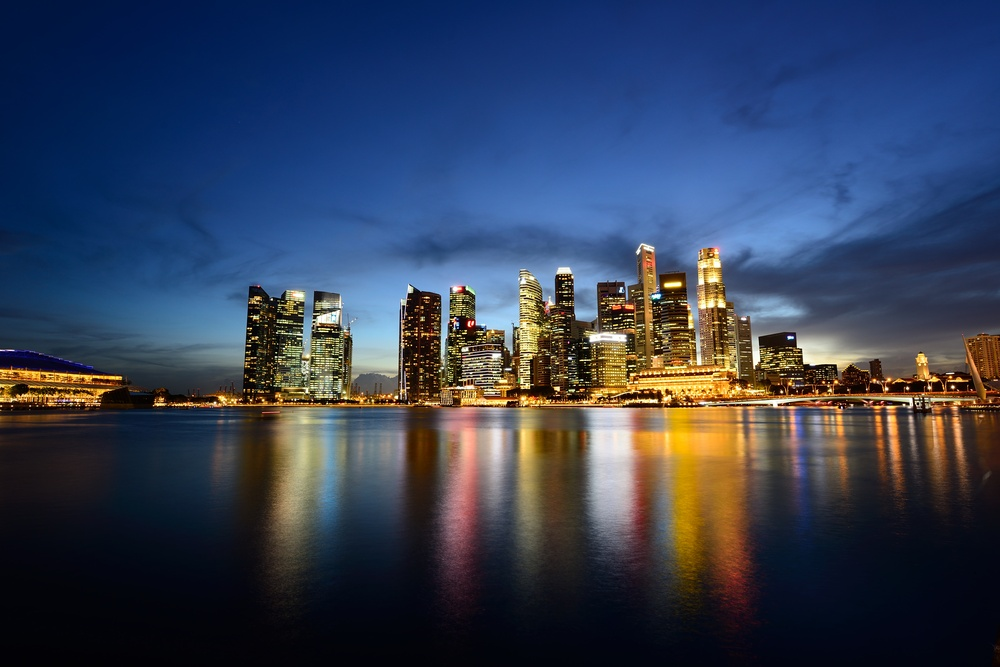
#> input picture Assignment_01/Images/city.jpg, 1000 x 667 px, shrunk from 3840 x 2563 before the run, found by its file name
$ python Blur_Example.py   (older library calls are emulated)
#> lines starting #> are read from the running program, lines starting #| are printed output that depends on the picture
#> further down, im is the input picture: PIL image 1000x667 RGB; mean R, G, B 52.4, 63.1, 85.1
# from scipy.misc import imread
import scipy as sc
from scipy import ndimage
from skimage import filters
from PIL import Image
import matplotlib.pyplot as plt
import numpy as np
import math
# from skimage.color import rgb2gray
# from scipy.misc import imsave


def convolution(oldimage, kernel):
    #image = Image.fromarray(image, 'RGB')
    image_h = oldimage.shape[0]
    image_w = oldimage.shape[1]


    kernel_h = kernel.shape[0]
    kernel_w = kernel.shape[1]

    if(len(oldimage.shape) == 3):
        image_pad = np.pad(oldimage, pad_width=((kernel_h // 2, kernel_h // 2),(kernel_w // 2, kernel_w // 2),(0,0)), mode='constant', constant_values=0).astype(np.float32)
    elif(len(oldimage.shape) == 2):
        image_pad = np.pad(oldimage, pad_width=((kernel_h // 2, kernel_h // 2),(kernel_w // 2, kernel_w // 2)), mode='constant', constant_values=0).astype(np.float32)


    h = kernel_h // 2
    w = kernel_w // 2

    image_conv = np.zeros(image_pad.shape)

    for i in range(h, image_pad.shape[0]-h):
        for j in range(w, image_pad.shape[1]-w):
            #sum = 0
            x = image_pad[i-h:i-h+kernel_h, j-w:j-w+kernel_w]
            x = x.flatten()*kernel.flatten()


#             for m in range(kernel_h):
#                 for n in range(kernel_w):
#                     sum += kernel[m][n] * image_pad[i-h+m][j-w+n]

            image_conv[i][j] = x.sum()
    h_end = -h
    w_end = -w

    if(h == 0):
        return image_conv[h:,w:w_end]
    if(w == 0):
        return image_conv[h:h_end,w:]

    return image_conv[h:h_end,w:w_end]


def gaussianFilter(sigma):
    filter_size = 2 * int(4 * sigma + 0.5) + 1
    gaussian_filter = np.zeros((filter_size, filter_size), np.float32)
    m = filter_size//2
    n = filter_size//2

    for x in range(-m, m+1):
        for y in range(-n, n+1):
            x1 = 2*np.pi*(sigma**2)
            x2 = np.exp(-(x**2 + y**2)/(2* sigma**2))
            gaussian_filter[x+m, y+n] = (1/x1)*x2
    return gaussian_filter


def GaussianBlurImage(image, sigma):
    #image = imread(image)
#> called with image = 'Assignment_01/images/city.jpg', sigma = 4
    image = Image.open(image)
    print(image)
#| <PIL.JpegImagePlugin.JpegImageFile image mode=RGB size=1000x667 at 0x7F13B35DD5D0>
    image = np.asarray(image)
    #print(image)
    filter_size = 2 * int(4 * sigma + 0.5) + 1
    gaussian_filter = np.zeros((filter_size, filter_size), np.float32)
    m = filter_size//2
    n = filter_size//2

    for x in range(-m, m+1):
        for y in range(-n, n+1):
            x1 = 2*np.pi*(sigma**2)
            x2 = np.exp(-(x**2 + y**2)/(2* sigma**2))
            gaussian_filter[x+m, y+n] = (1/x1)*x2

    im_filtered = np.zeros_like(image, dtype=np.float32)
    for c in range(3):
        im_filtered[:, :, c] = convolution(image[:, :, c], gaussian_filter)
#> this loop made 3 passes
#> pass 1, in convolution, `image_pad = np.pad(oldimage, pad_width=((kernel_h // 2, kernel_h // 2)..`:
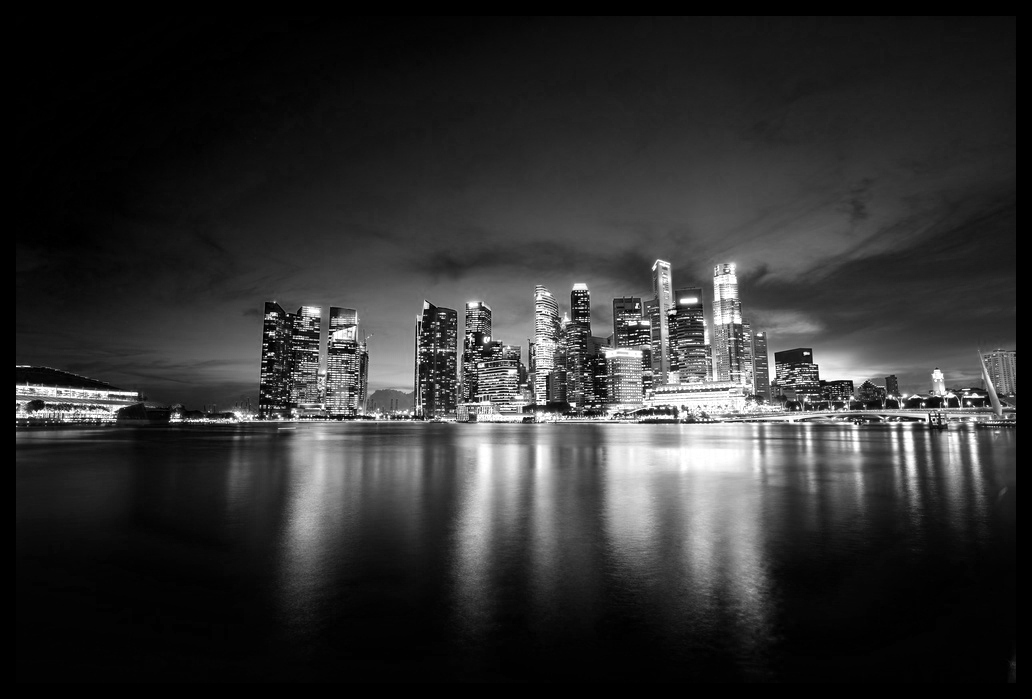
#> image_pad: shape (699, 1032) float32; min 0, max 255, mean 48.4
#> pass 2, in convolution (call 2), `image_pad = np.pad(oldimage, pad_width=((kernel_h // 2, kernel_h // 2)..`:
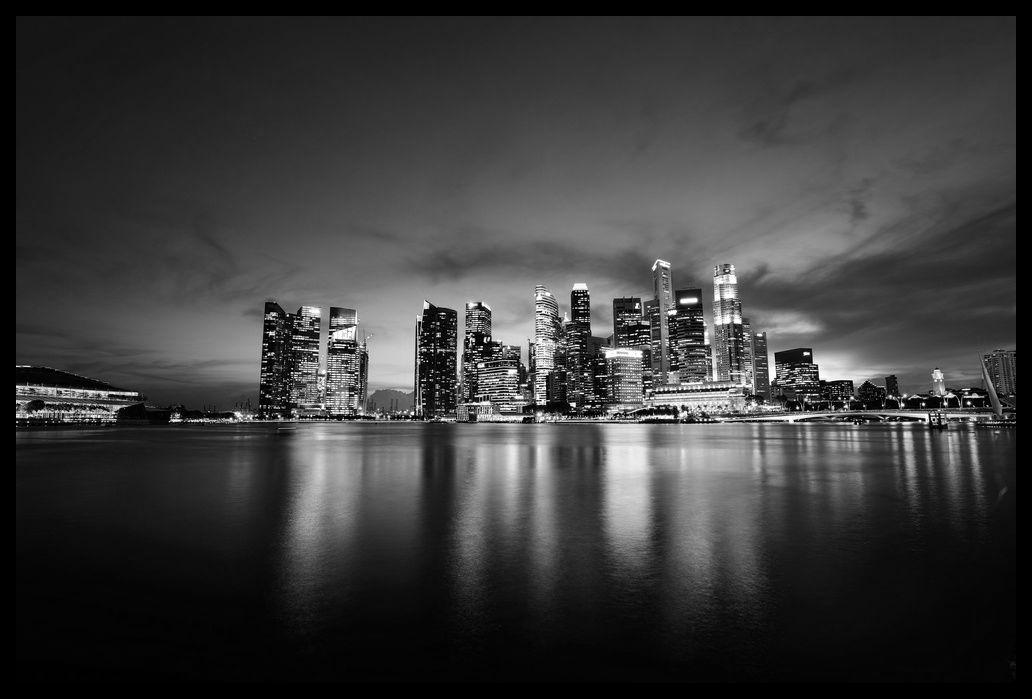
#> image_pad: shape (699, 1032) float32; min 0, max 255, mean 58.3
#> pass 3, in convolution (call 3), `image_pad = np.pad(oldimage, pad_width=((kernel_h // 2, kernel_h // 2)..`:
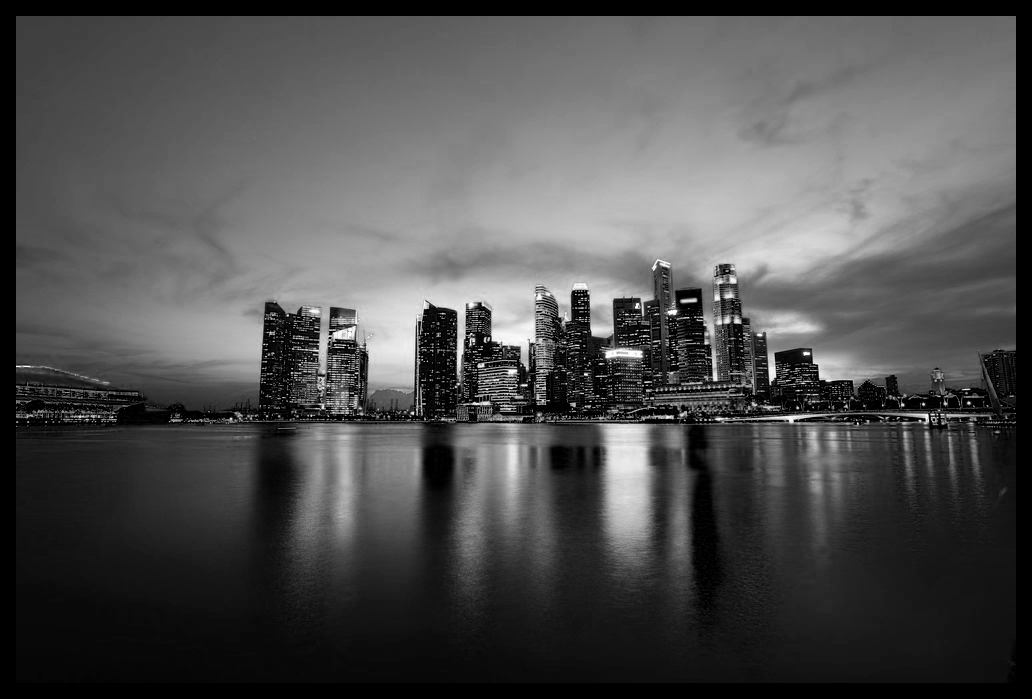
#> image_pad: shape (699, 1032) float32; min 0, max 255, mean 78.7
#> after the loop:
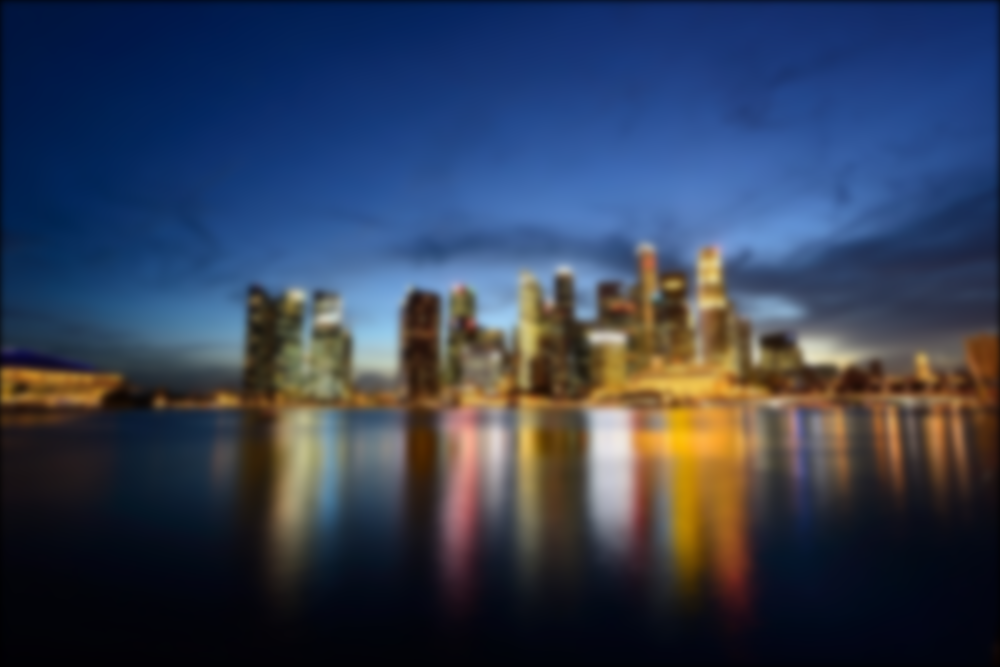
#> im_filtered: shape (667, 1000, 3) float32; mean R, G, B 52.3, 62.9, 84.7

#     print(gaussian_filter.sum())
    #return (gaussian_filter)
    #return plt.imshow(np.clip(im_filtered, 0, 255).astype(np.uint8))
    return (im_filtered.astype(np.uint8))


im = Image.open('Assignment_01/images/city.jpg')
plt.imshow(im)


a = GaussianBlurImage('Assignment_01/images/city.jpg', 4)
plt.imshow(a)
#plt.imsave('1.png',a )

$ run again, with Assignment_01/Images/119082.jpg copied over Assignment_01/Images/city.jpg
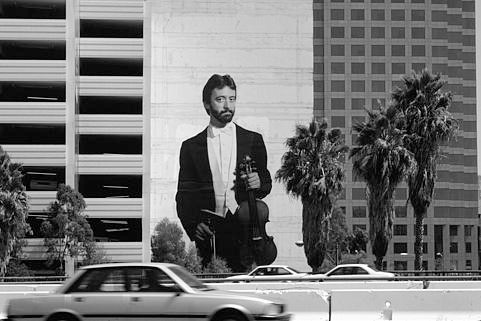
#> input picture Assignment_01/Images/119082.jpg, 481 x 321 px, found by its file name
#> im is the input picture: PIL image 481x321 RGB; min 0, max 255, mean 118.1
#| <PIL.JpegImagePlugin.JpegImageFile image mode=RGB size=481x321 at 0x7F13B35FE850>
#> after the loop in GaussianBlurImage, `for c in range(3):`:
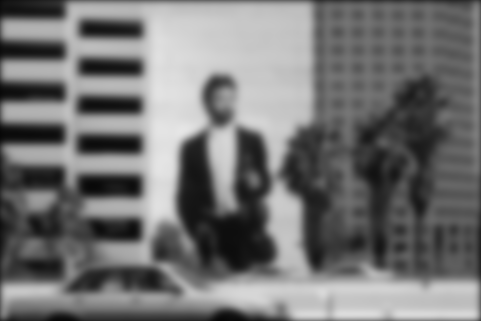
#> im_filtered: shape (321, 481, 3) float32; min 6.87, max 230.2, mean 115.9
#> `#plt.imsave('1.png',a )`:
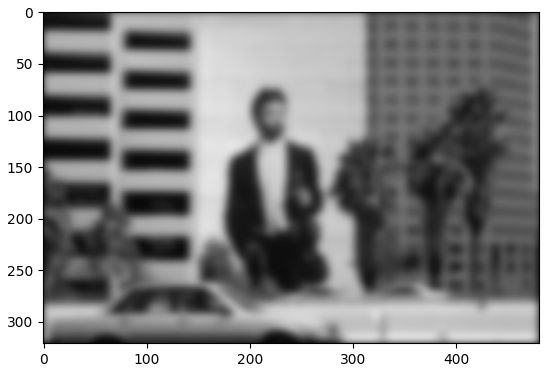
#> figure drawn by matplotlib, 1 panel

$ run again, with Assignment_01/Images/58060.jpg copied over Assignment_01/Images/city.jpg
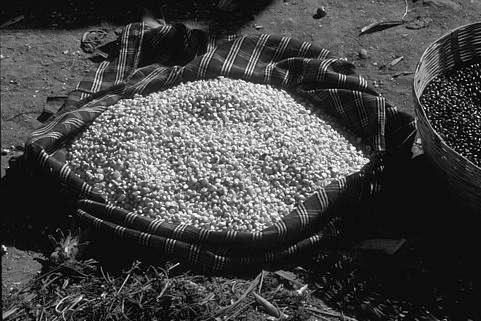
#> input picture Assignment_01/Images/58060.jpg, 481 x 321 px, found by its file name
#> im is the input picture: PIL image 481x321 RGB; min 0, max 255, mean 68.6
#| <PIL.JpegImagePlugin.JpegImageFile image mode=RGB size=481x321 at 0x7F13B35EE850>
#> after the loop in GaussianBlurImage, `for c in range(3):`:
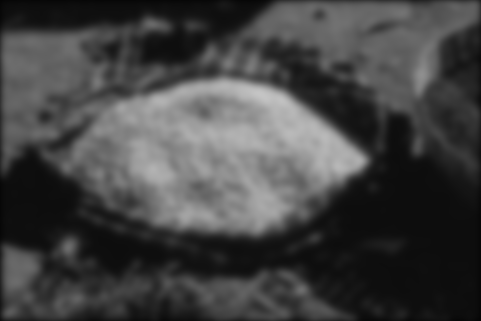
#> im_filtered: shape (321, 481, 3) float32; min 4.25, max 197, mean 67.8
#> `#plt.imsave('1.png',a )`:
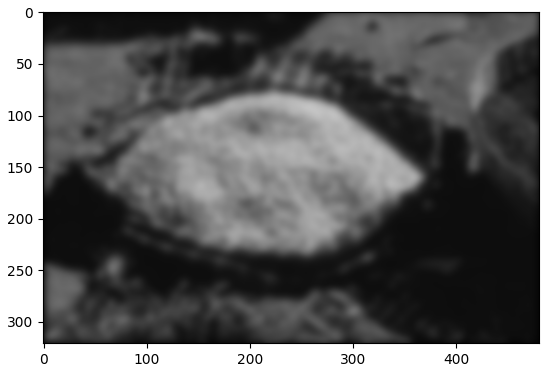
#> figure drawn by matplotlib, 1 panel
